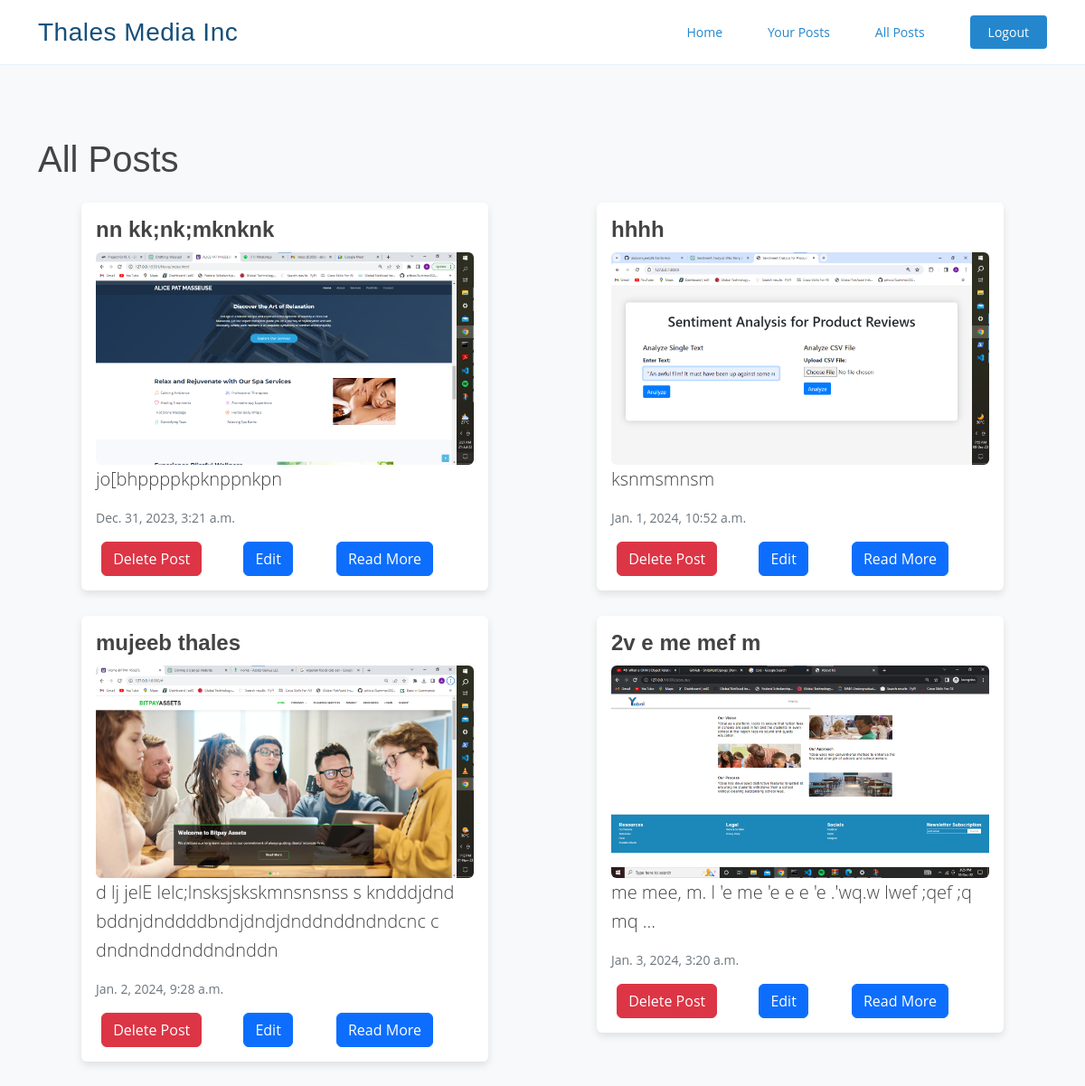
The page /myposts (signed in) on the database its author committed.
### myapp/models.py (models this page shows, shortened)
class BlogPost(models.Model):
    id = models.UUIDField(primary_key=True,default=uuid.uuid4,editable=False)
    title=models.CharField(max_length=100)
    body=models.TextField()
    created=models.DateTimeField(default=datetime.now,blank=True )
    author =models.ForeignKey(User, on_delete=models.CASCADE)
    image = models.ImageField(upload_to='blog_images/', blank=True)

### myapp/views.py (the view)
# urls.py: path('myposts',views.specialuser_post,name='specialuser_post'),
@login_required
def specialuser_post(request):
    user_id = request.user.id
    user_posts = BlogPost.objects.filter(author=user_id)
    return render(request, 'specialuser_post.html', {'user_posts': user_posts})

### templates/specialuser_post.html (shortened to what this page needs)
{% load static %}
<!DOCTYPE html>
<html lang="en">
<head>
    <link href=" {% static 'assets/vendor/aos/aos.css' %}" rel="stylesheet">
    <link href=" {% static 'assets/vendor/bootstrap/css/bootstrap.min.css' %}" rel="stylesheet">
    <link href=" {% static 'assets/vendor/bootstrap-icons/bootstrap-icons.css' %}" rel="stylesheet">
    <link href=" {% static 'assets/vendor/boxicons/css/boxicons.min.css' %}" rel="stylesheet">
    <link href=" {% static 'assets/vendor/glightbox/css/glightbox.min.css' %}" rel="stylesheet">
    <link href=" {% static 'assets/vendor/remixicon/remixicon.css' %}" rel="stylesheet">
    <link href=" {% static 'assets/vendor/swiper/swiper-bundle.min.css' %}" rel="stylesheet">
    <link href=" {% static 'assets/css/style.css' %}" rel="stylesheet">
</head>
<body>
    <header id="header">
        <div class="container d-flex align-items-center justify-content-between">
            <h1 class="logo"><a href="/">Thales Media Inc</a></h1>
            <nav id="navbar" class="navbar">
                <ul>
                    <li><a class="nav-link scrollto active" href="/dashboard">Home</a></li>
                    <li><a class="nav-link scrollto active" href="myposts">Your Posts</a></li>
                    <li><a class="nav-link scrollto active" href="posts">All Posts</a></li>
                    {% if user.is_authenticated %}
                    <li><a class="getstarted scrollto" href="login">Logout</a></li>
                    {% else %}
                    <li><a class="getstarted scrollto" href="register">Login or Signup</a></li>
                    {% endif %}
                </ul>
            </nav>
        </div>
    </header>
    <section id="blog-posts">
        <div class="container">
            <div class="row gx-4">
                <h1 class="mb-4">All Posts</h1>
                {% if user_posts %}
                {% for user_post in user_posts %}
                <div class="col-md-6 mb-4">
                    <div class="card">
                        <div class="card-body">
                            <h1 class="blog-post-title display-4">{{ user_post.title }}</h1>
                            {% if user_post.image %}
                            <div class="blog-post-image">
                                <img src="{{ user_post.image.url }}" alt="Blog Image" class="img-fluid rounded">
                            </div>
                            {% endif %}
                            <p class="blog-post-body lead">{{ user_post.body|truncatewords:15 }}</p>
                            <p class="text-muted blog-post-created">{{ user_post.created }}</p>
                            <div class="row text-center">
                                <div class="col-md-4">
                                    <button type="button" class="btn btn-danger" data-bs-toggle="modal"
                                        data-bs-target="#deleteModal{{ user_post.id }}">
                                        Delete Post
                                    </button>
                                </div>
                                <div class="col-md-3">
                                    <a href="/update_post/{{user_post.id}}" class="btn btn-primary">Edit</a>
                                </div>
                                <div class="col-md-4">
                                    <a href="post/{{user_post.id}}" class="btn btn-primary">Read More</a>
                                </div>
                            </div>
                        </div>
                    </div>
                </div>
                {% endfor %}
                {% else %}
                <p>You haven't created any posts yet.</p>
                {% endif %}
            </div>
        </div>
    </section>
</body>
</html>

### static/assets/css/style.css (style rules this page uses)
body { font-family: "Open Sans", sans-serif; color: #444444; }
a { color: #2487ce; text-decoration: none; }
h1, h2, h3, h4, h5, h6 { font-family: "Raleway", sans-serif; }
#header { background: #fff; z-index: 997; padding: 15px 0; border-bottom: 1px solid #e6f2fb; }
#header .logo { font-size: 28px; margin: 0; padding: 0; line-height: 1; font-weight: 300; letter-spacing: 0.5px; font-family: "Poppins", sans-serif; }
#header .logo a { color: #16507b; }
.navbar { padding: 0; }
.navbar ul { margin: 0; padding: 0; display: flex; list-style: none; align-items: center; }
.navbar li { position: relative; }
.navbar a, .navbar a:focus { display: flex; align-items: center; justify-content: space-between; padding: 10px 0 10px 30px; font-size: 14px; color: #16507b; white-space: nowrap; }
.navbar a:hover, .navbar .active, .navbar .active:focus, .navbar li:hover>a { color: #2487ce; }
.navbar .getstarted, .navbar .getstarted:focus { background: #2487ce; padding: 8px 20px; margin-left: 30px; border-radius: 4px; color: #fff; }
section { padding: 80px 0; overflow: hidden; }

### templates/specialuser_post.html (style rules this page uses)
body { font-family: 'Open Sans', sans-serif; background-color: #f8f9fa; }
header .container { display: flex; align-items: center; justify-content: space-between; }
header h1 { font-size: 24px; color: #ffffff; }
nav ul { list-style: none; margin: 0; padding: 0; display: flex; gap: 20px; }
nav a { color: #ffffff; text-decoration: none; font-size: 16px; transition: color 0.3s ease-in-out; }
.card { border: none; box-shadow: 0 4px 8px rgba(0, 0, 0, 0.1); max-width: 450px; margin: 0 auto; margin-bottom: 4px; }
.blog-post-title { font-size: 24px; font-weight: bold; margin-bottom: 10px; }
.blog-post-image img { max-width: 100%; height: 100%; border-radius: 8px; }
.blog-post-body { line-height: 1.6; }
.blog-post-created { font-size: 14px; color: #888; }

### rows shown on the page
BlogPost: title "nn kk;nk;mknknk", image (picture), body "jo[bhppppkpknppnkpn", created "Dec. 31, 2023, 3:21 a.m."
BlogPost: title "hhhh", image (picture), body "ksnmsmnsm", created "Jan. 1, 2024, 10:52 a.m."
BlogPost: title "mujeeb thales", image (picture), body "d lj jelE lelc;lnsksjskskmnsnsnss s kndddjdnd bddnjdnddddbndjdndjdnddnddndndcnc c dndndnddnddndnddn", created "Jan. 2, 2024, 9:28 a.m."
BlogPost: title "2v e me mef m", image (picture), body "me mee, m. l 'e me 'e e e 'e .'wq.w lwef ;qef ;q mq …", created "Jan. 3, 2024, 3:20 a.m."
